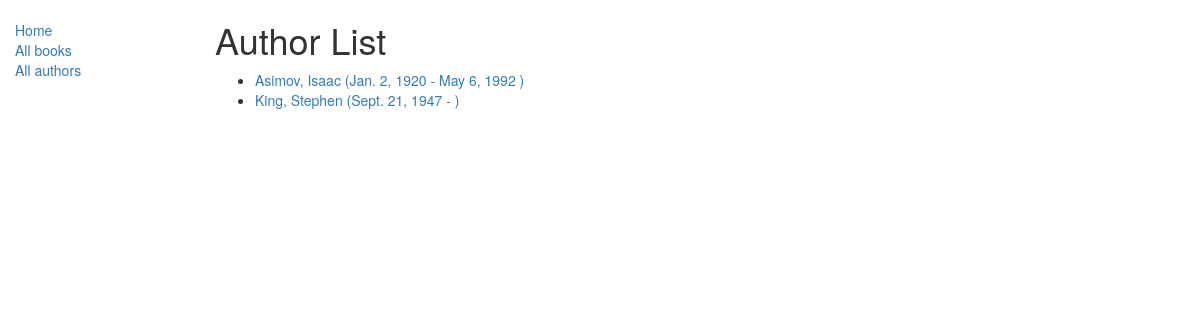
Screenshot of /catalog/authors/ with the database file from the repository.
### catalog/models.py (models this page shows, shortened)
class Author(models.Model):
    first_name = models.CharField(max_length=100)
    last_name = models.CharField(max_length=100)
    date_of_birth = models.DateField('birth', null=True, blank=True)
    date_of_death = models.DateField('Died', null=True, blank=True)
    def get_absolute_url(self):
        return reverse('author-detail', args=[str(self.id)])
    class Meta:
        ordering = ['last_name']

### catalog/views.py (the view)
class AuthorListView(generic.ListView):
    model = Author
    paginate_by = 10

### catalog/templates/catalog/author_list.html
{% extends "base_generic.html" %}
{% block content %}
    <h1>Author List</h1>
    {% if author_list %}
    <ul>
      {% for author in author_list %}
      <li>
        <a href="{{ author.get_absolute_url }}">{{ author.last_name }}, {{ author.first_name }} ({{ author.date_of_birth }} - {%if author.date_of_death %} {{ author.date_of_death }} {% endif %})</a>
      </li>
      {% endfor %}
    </ul>
    {% else %}
      <p>There are no books in the library.</p>
    {% endif %}
{% endblock %}

### rows the page displays
Author: last_name "Asimov", first_name "Isaac", date_of_birth "Jan. 2, 1920", date_of_death "May 6, 1992"
Author: last_name "King", first_name "Stephen", date_of_birth "Sept. 21, 1947"
